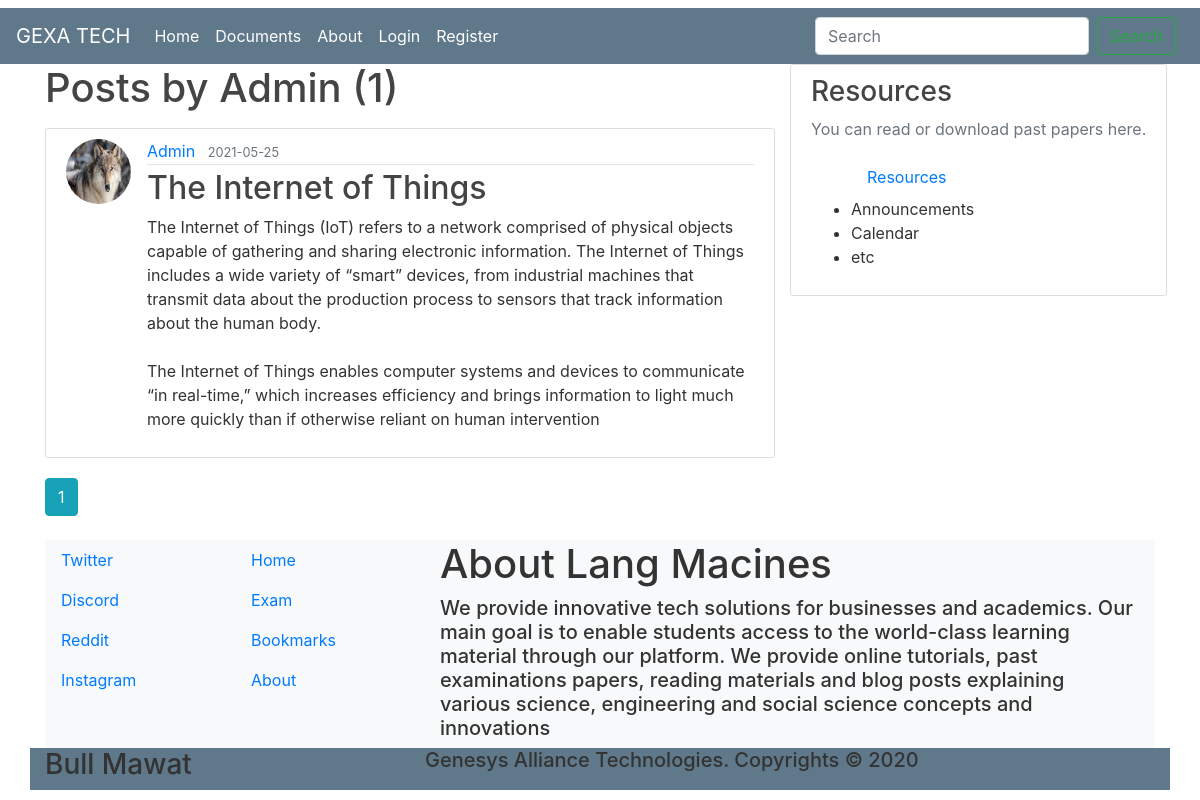
Before: /user/Admin with the older database file.
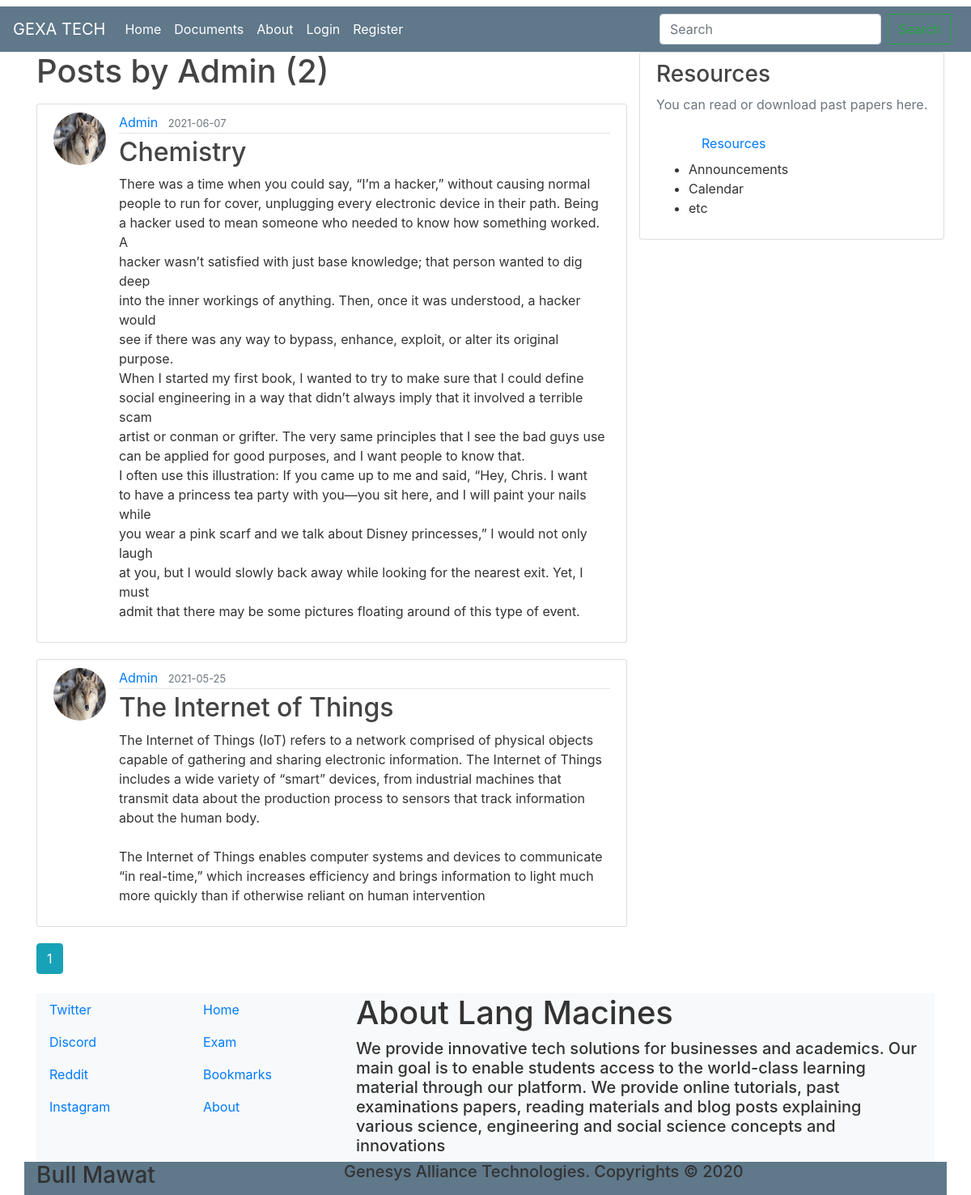
After: the same page with the newer database file.
### blog/models.py (models this page shows, shortened)
class Post(db.Model):
    id = db.Column(db.Integer, primary_key=True)
    title = db.Column(db.String(100), nullable=False)
    date_posted = db.Column(db.DateTime, nullable=False, default=datetime.utcnow)
    content = db.Column(db.Text, nullable=False)
    user_id = db.Column(db.Integer, db.ForeignKey('user.id'), nullable=False)

class User(db.Model, UserMixin):
    id = db.Column(db.Integer, primary_key=True)
    username = db.Column(db.String(20), unique=True, nullable=False)
    email = db.Column(db.String(50), unique=True, nullable=False)
    image_file = db.Column(db.String(20), nullable=False, default='default2.jpg')
    password = db.Column(db.String(60), nullable=False)
    posts = db.relationship('Post', backref='author', lazy=True)
    uploads = db.relationship('Upload', backref='author', lazy=True)

### blog/posts/routes.py (the view)
@posts.route("/user/<string:username>")
def user_posts(username):
    page = request.args.get('page', 1, type=int)
    user =  User.query.filter_by(username=username).first_or_404()
    posts  = Post.query.filter_by(author=user).order_by(Post.date_posted.desc()).paginate(page=page, per_page=5)
    return render_template("user_posts.html", posts=posts, user=user)

### blog/templates/user_posts.html
{% extends "layout.html" %}
{% block content%}
  <h1 class="mb-3">Posts by {{ user.username }} ({{ posts.total }})</h1>
  {% for post in posts.items %}
    <article class="media content-section">
      <img src="{{ url_for('static', filename='profile_pics/' + post.author.image_file)}}"
      alt="" class="rounded-circle article-img">
      <div class="media-body">
        <div class="article-metadata">
          <a class="mr-2" href="{{ url_for('posts.user_posts', username=post.author.username) }}" >{{ post.author.username }}</a>
          <small class="text-muted">{{ post.date_posted.strftime('%Y-%m-%d') }}</small>
        </div>
        <h2><a href="{{ url_for('posts.post', post_id=post.id) }}" class="article-title">{{ post.title }}</a></h2>
        <p class="article-content">{{ post.content }}</p>
      </div>
    </article>
  {% endfor %}
  {% for page_number in posts.iter_pages(left_edge=1, right_edge=1, left_current=1, right_current=2) %}
    {% if page_number %}
      {% if posts.page == page_number %}
        <a class="btn btn-info mb-4" href="{{ url_for('posts.user_posts', username=user.username, page=page_number) }}">{{ page_number }}</a>
      {% else %}
        <a class="btn btn-outline-info mb-4" href="{{ url_for('posts.user_posts', username=user.username, page=page_number) }}">{{ page_number }}</a>
      {% endif %}
    {% else %}
      ...
    {% endif %}
  {% endfor %}
{% endblock content%}

Changed rows visible on the page:
added Post: image_file (placeholder picture), author.username "Admin", date_posted "2021-06-07", title "Chemistry", content "There was a time when you could say, “I’m a hacker,” without causing normal people to run for cover, unplugging every electronic device in their path. Being a hacker used to mean someone who needed to know how something worked. A hacker wasn’t satisfied with just base knowledge; that person wanted to dig deep into the inner workings of anything. Then, once it was understood, a hacker would see if there was any way to bypass, enhance, exploit, or alter its original purpose. When I started my first book, I wanted to try to make sure that I could define social engineering in a way that didn’t always imply that it involved a terrible scam artist or conman or grifter. The very same principles…"
Other visible differences:
{{ posts.total }}: "1" → "2"
